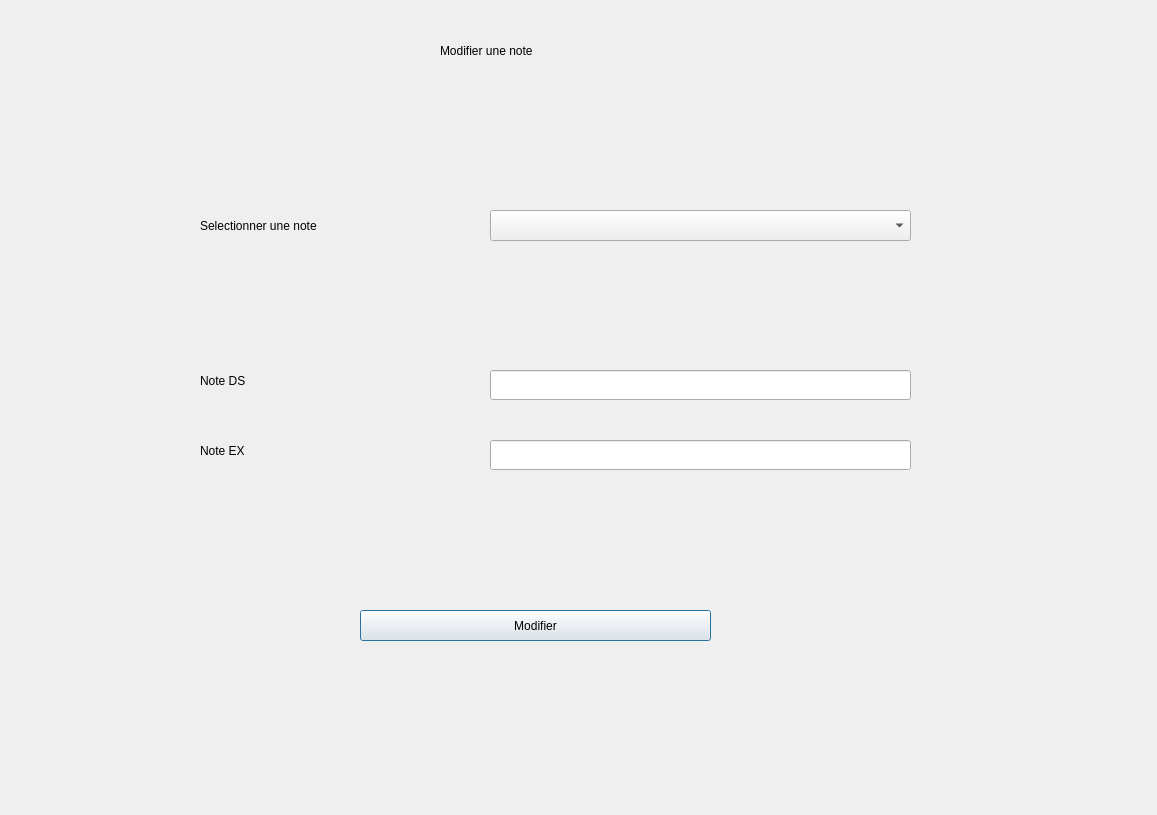
<?xml version="1.0" encoding="UTF-8"?>
<ui version="4.0">
 <class>Dialog</class>
 <widget class="QDialog" name="Dialog">
  <property name="geometry">
   <rect>
    <x>0</x>
    <y>0</y>
    <width>1157</width>
    <height>815</height>
   </rect>
  </property>
  <property name="windowTitle">
   <string>Dialog</string>
  </property>
  <property name="styleSheet">
   <string notr="true">font: 75 12pt &quot;Arial&quot;;</string>
  </property>
  <widget class="QLabel" name="label_1">
   <property name="geometry">
    <rect>
     <x>440</x>
     <y>30</y>
     <width>261</width>
     <height>41</height>
    </rect>
   </property>
   <property name="layoutDirection">
    <enum>Qt::LeftToRight</enum>
   </property>
   <property name="styleSheet">
    <string notr="true">font: 75 22pt &quot;MS Shell Dlg 2&quot;;</string>
   </property>
   <property name="text">
    <string>Modifier une note</string>
   </property>
  </widget>
  <widget class="QLabel" name="label">
   <property name="geometry">
    <rect>
     <x>200</x>
     <y>210</y>
     <width>211</width>
     <height>31</height>
    </rect>
   </property>
   <property name="text">
    <string>Selectionner une note</string>
   </property>
  </widget>
  <widget class="QComboBox" name="comboBoxMatiere">
   <property name="geometry">
    <rect>
     <x>490</x>
     <y>210</y>
     <width>421</width>
     <height>31</height>
    </rect>
   </property>
  </widget>
  <widget class="QLabel" name="label_8">
   <property name="geometry">
    <rect>
     <x>200</x>
     <y>370</y>
     <width>161</width>
     <height>21</height>
    </rect>
   </property>
   <property name="layoutDirection">
    <enum>Qt::LeftToRight</enum>
   </property>
   <property name="styleSheet">
    <string notr="true">font: 75 12pt &quot;MS Shell Dlg 2&quot;;</string>
   </property>
   <property name="text">
    <string>Note DS</string>
   </property>
  </widget>
  <widget class="QLineEdit" name="lineNoteDS">
   <property name="geometry">
    <rect>
     <x>490</x>
     <y>370</y>
     <width>421</width>
     <height>30</height>
    </rect>
   </property>
  </widget>
  <widget class="QPushButton" name="Modifier">
   <property name="geometry">
    <rect>
     <x>360</x>
     <y>610</y>
     <width>351</width>
     <height>31</height>
    </rect>
   </property>
   <property name="text">
    <string>Modifier</string>
   </property>
  </widget>
  <widget class="QLineEdit" name="lineNoteEX">
   <property name="geometry">
    <rect>
     <x>490</x>
     <y>440</y>
     <width>421</width>
     <height>30</height>
    </rect>
   </property>
  </widget>
  <widget class="QLabel" name="label_11">
   <property name="geometry">
    <rect>
     <x>200</x>
     <y>440</y>
     <width>161</width>
     <height>21</height>
    </rect>
   </property>
   <property name="layoutDirection">
    <enum>Qt::LeftToRight</enum>
   </property>
   <property name="styleSheet">
    <string notr="true">font: 75 12pt &quot;MS Shell Dlg 2&quot;;</string>
   </property>
   <property name="text">
    <string>Note EX</string>
   </property>
  </widget>
  <widget class="QLabel" name="label_2">
   <property name="geometry">
    <rect>
     <x>0</x>
     <y>0</y>
     <width>1331</width>
     <height>871</height>
    </rect>
   </property>
   <property name="text">
    <string/>
   </property>
   <property name="pixmap">
    <pixmap resource="../PY/Backgrounds.qrc">:/Back/Background.jpg</pixmap>
   </property>
   <property name="scaledContents">
    <bool>true</bool>
   </property>
  </widget>
  <zorder>label_2</zorder>
  <zorder>label_1</zorder>
  <zorder>label</zorder>
  <zorder>comboBoxMatiere</zorder>
  <zorder>label_8</zorder>
  <zorder>lineNoteDS</zorder>
  <zorder>Modifier</zorder>
  <zorder>lineNoteEX</zorder>
  <zorder>label_11</zorder>
 </widget>
 <resources>
  <include location="../PY/Backgrounds.qrc"/>
 </resources>
 <connections/>
</ui>
